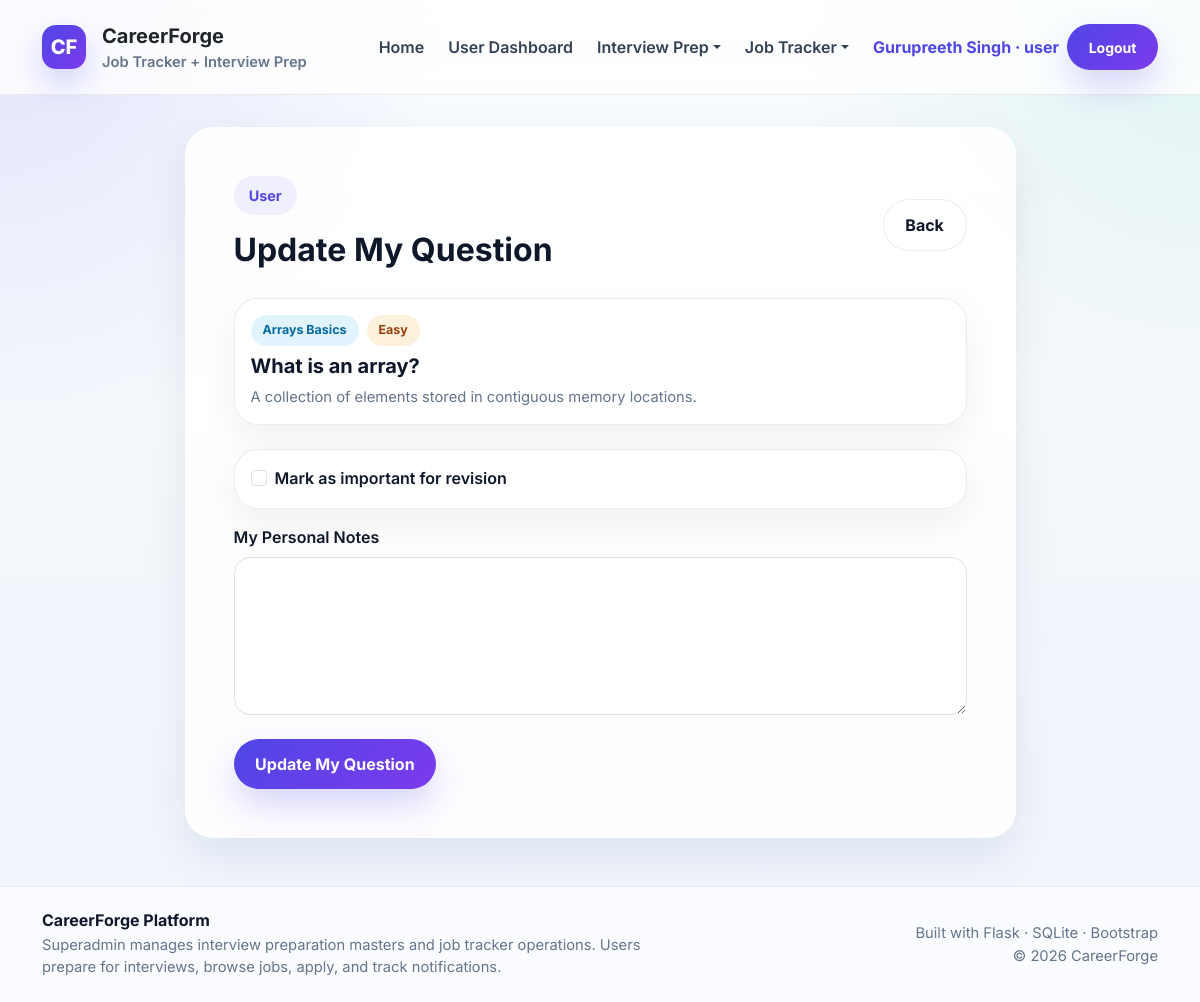
The app's page /user/update-my-question/2 (signed in) with its own data.
### tables this page shows
CREATE TABLE master_prep_topics (
            id INTEGER PRIMARY KEY AUTOINCREMENT,
            topic_name TEXT NOT NULL UNIQUE,
            category TEXT,
            description TEXT,
            created_by INTEGER,
            created_at TIMESTAMP DEFAULT CURRENT_TIMESTAMP, is_active INTEGER DEFAULT 1,
            FOREIGN KEY (created_by) REFERENCES users(id)
        );

CREATE TABLE master_prep_questions (
            id INTEGER PRIMARY KEY AUTOINCREMENT,
            topic_id INTEGER NOT NULL,
            question TEXT NOT NULL,
            answer TEXT,
            difficulty TEXT,
            is_important INTEGER DEFAULT 0,
            created_by INTEGER,
            created_at TIMESTAMP DEFAULT CURRENT_TIMESTAMP, is_active INTEGER DEFAULT 1,
            FOREIGN KEY (topic_id) REFERENCES master_prep_topics(id),
            FOREIGN KEY (created_by) REFERENCES users(id)
        );

CREATE TABLE user_selected_questions (
            id INTEGER PRIMARY KEY AUTOINCREMENT,
            user_id INTEGER NOT NULL,
            question_id INTEGER NOT NULL,
            is_completed INTEGER DEFAULT 0,
            is_bookmarked INTEGER DEFAULT 0,
            personal_notes TEXT,
            created_at TIMESTAMP DEFAULT CURRENT_TIMESTAMP, is_important INTEGER DEFAULT 0,
            UNIQUE(user_id, question_id),
            FOREIGN KEY (user_id) REFERENCES users(id),
            FOREIGN KEY (question_id) REFERENCES master_prep_questions(id)
        );

### app.py (the view, shortened to what this page needs)
@app.route("/user/update-my-question/<int:selected_question_id>", methods=["GET", "POST"])
@login_required
@role_required("user")
def update_my_question(selected_question_id):
    db = get_db()
    user_id = session.get("user_id")
    selected_question = db.execute(
        """
        SELECT usq.*, mpq.question, mpq.answer, mpq.difficulty, mpt.topic_name
        FROM user_selected_questions usq
        INNER JOIN master_prep_questions mpq ON usq.question_id = mpq.id
        INNER JOIN master_prep_topics mpt ON mpq.topic_id = mpt.id
        WHERE usq.id = ? AND usq.user_id = ? AND mpq.is_active = 1 AND mpt.is_active = 1
        """,
        (selected_question_id, user_id),
    ).fetchone()
    if not selected_question:
        flash("Selected question not found.", "danger")
        return redirect(url_for("my_questions"))
    return render_template("update_my_question.html", selected_question=selected_question)

### app.py (called while the page is built)
def get_db():
    if "db" not in g:
        g.db = sqlite3.connect(DATABASE)
        g.db.row_factory = sqlite3.Row
        g.db.execute("PRAGMA foreign_keys = ON")
    return g.db

def login_required(f):
    @wraps(f)
    def decorated_function(*args, **kwargs):
        if "user_id" not in session:
            flash("Please login first.", "warning")
            return redirect(url_for("login"))
        return f(*args, **kwargs)
    return decorated_function

def role_required(required_role):
    def decorator(f):
        @wraps(f)
        def decorated_function(*args, **kwargs):
            if "user_id" not in session:
                flash("Please login first.", "warning")
                return redirect(url_for("login"))
            if session.get("role") != required_role:
                flash("You are not authorized to access this page.", "danger")
                return redirect(url_for("login"))
            return f(*args, **kwargs)
        return decorated_function
    return decorator

@app.context_processor
def inject_user():
    unread_notifications = 0
    if "user_id" in session:
        try:
            db = get_db()
            unread_notifications = db.execute(
                """
                SELECT COUNT(*) AS count
                FROM notifications
                WHERE user_id = ? AND is_read = 0
                """,
                (session.get("user_id"),),
            ).fetchone()["count"]
        except Exception:
            unread_notifications = 0
    return {
        "current_user_name": session.get("full_name"),
        "current_user_role": session.get("role"),
        "current_user_id": session.get("user_id"),
        "is_logged_in": "user_id" in session,
        "unread_notifications_count": unread_notifications,
    }

### templates/update_my_question.html (shortened to what this page needs)
{% extends "base.html" %}
{% block content %}
<div class="row justify-content-center">
  <div class="col-lg-9">
    <div class="glass-card p-4 p-md-5">
      <div class="d-flex justify-content-between align-items-center mb-4">
        <div><span class="section-pill">User</span><h2 class="fw-bold mt-3 mb-1">Update My Question</h2></div>
        <a href="{{ url_for('my_questions') }}" class="btn btn-light-soft">Back</a>
      </div>
      <div class="soft-card p-3 mb-4">
        <div class="d-flex flex-wrap gap-2 mb-2">
          <span class="status-badge status-user">{{ selected_question.topic_name }}</span>
          {% if selected_question.difficulty %}<span class="status-badge status-admin">{{ selected_question.difficulty }}</span>{% endif %}
        </div>
        <h5 class="fw-bold mb-2">{{ selected_question.question }}</h5>
        <div class="small-muted">{{ selected_question.answer if selected_question.answer else 'No answer added.' }}</div>
      </div>
      <form method="POST">
        <div class="soft-card p-3 mb-3">
          <div class="form-check">
            <input class="form-check-input" type="checkbox" name="is_important" id="isImportant" {% if selected_question.is_important == 1 %}checked{% endif %}>
            <label class="form-check-label fw-semibold" for="isImportant">Mark as important for revision</label>
          </div>
        </div>
        <div class="mb-4"><label class="form-label fw-semibold">My Personal Notes</label><textarea name="personal_notes" rows="6" class="form-control rounded-4"></textarea></div>
        <button type="submit" class="btn btn-primary-soft">Update My Question</button>
      </form>
    </div>
  </div>
</div>
{% endblock %}

### templates/base.html (style rules this page uses)
:root { --text: #0f172a; --muted: #64748b; --line: rgba(15, 23, 42, 0.08); --card: rgba(255, 255, 255, 0.88); --primary: #4f46e5; --primary-2: #7c3aed; --success: #059669; --warning: #d97706; --danger: #dc2626; }
body { margin: 0; font-family: "Inter", sans-serif; color: var(--text); background: radial-gradient(circle at top left, rgba(79, 70, 229, 0.12), transparent 28%), radial-gradient(circle at top right, rgba(16, 185, 129, 0.10), transparent 26%), linear-gradient(180deg, #f8fbff 0%, #f4f7fb 48%, #eef4ff 100%); min-height: 100vh; }
.btn-primary-soft { background: linear-gradient(135deg, var(--primary), var(--primary-2)); color: #fff; border: none; border-radius: 999px; font-weight: 700; padding: 0.8rem 1.35rem; box-shadow: 0 16px 34px rgba(79, 70, 229, 0.22); }
.btn-light-soft { background: rgba(255, 255, 255, 0.9); color: var(--text); border: 1px solid var(--line); border-radius: 999px; font-weight: 700; padding: 0.8rem 1.35rem; }
.glass-card { background: var(--card); border: 1px solid rgba(255, 255, 255, 0.7); box-shadow: 0 18px 45px rgba(15, 23, 42, 0.08); border-radius: 28px; }
.soft-card { background: rgba(255, 255, 255, 0.76); border: 1px solid var(--line); border-radius: 24px; box-shadow: 0 14px 36px rgba(15, 23, 42, 0.06); }
.section-pill { display: inline-flex; align-items: center; gap: .5rem; border-radius: 999px; padding: .55rem .95rem; background: rgba(79, 70, 229, 0.08); color: var(--primary); font-size: .9rem; font-weight: 700; }
.status-badge { border-radius: 999px; padding: .4rem .75rem; font-size: .78rem; font-weight: 700; display: inline-block; }
.status-user { background: rgba(14, 165, 233, .12); color: #0369a1; }
.status-admin { background: rgba(245, 158, 11, .14); color: #92400e; }
.small-muted { color: var(--muted); font-size: .92rem; }

### records on screen
master_prep_topics: topic_name "Arrays Basics"
master_prep_questions: difficulty "Easy", question "What is an array?", answer "A collection of elements stored in contiguous memory locations."

### other values on screen
{{ current_user_name }} "Gurupreeth Singh"
{{ current_user_role }} "user"
